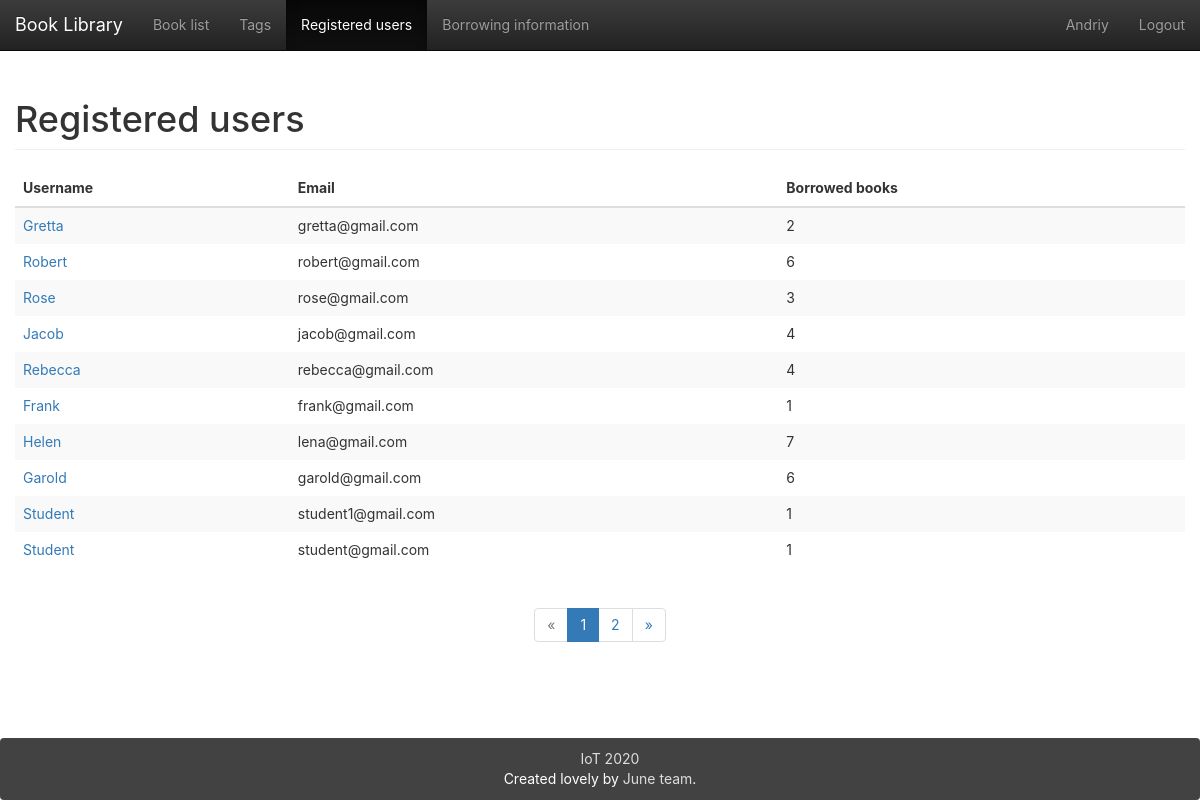
/users/ (signed in), run on the app's committed database.
### app/models.py (models this page shows, shortened)
class User(UserMixin, db.Model):
    __tablename__ = 'users'
    id = db.Column(db.Integer, primary_key=True)
    email = db.Column(db.String(64), unique=True)
    name = db.Column(db.String(64))
    password_hash = db.deferred(db.Column(db.String(128)))
    major = db.Column(db.String(128))
    role_id = db.Column(db.Integer, db.ForeignKey('roles.id'))
    headline = db.Column(db.String(32), nullable=True)
    about_me = db.deferred(db.Column(db.Text, nullable=True))
    about_me_html = db.deferred(db.Column(db.Text, nullable=True))
    avatar = db.Column(db.String(128))
    category = db.Column(db.Integer)
    member_since = db.Column(db.DateTime(), default=datetime.utcnow)
    balance = db.Column(db.Float())
    transactions = db.relationship('Transaction',
                           backref=db.backref('user', lazy='joined'),
                           lazy='dynamic',
                           cascade='all, delete-orphan')
    @property
    def password(self):
        raise AttributeError('password is not readable attribute')
    def can(self, permissions):
        return self.role is not None and \
               (self.role.permissions & permissions) == permissions
    logs = db.relationship('Log',
                           backref=db.backref('user', lazy='joined'),
                           lazy='dynamic',
                           cascade='all, delete-orphan')
    comments = db.relationship('Comment',
                               backref=db.backref('user', lazy='joined'),
                               lazy='dynamic',
                               cascade='all, delete-orphan')

### app/main/user/views.py (the view)
@user.route('/')
@login_required
def index():
    page = request.args.get('page', 1, type=int)
    pagination = User.query.order_by(User.id.desc()).paginate(page, per_page=10)
    users = pagination.items
    return render_template("user.html", users=users, pagination=pagination, title=u"Registered users")

### app/main/__init__.py (called while the page is built)
@lm.user_loader
def load_user(id):
    return User.query.get(int(id))

### app/main/index/views.py (called while the page is built)
@main.app_context_processor
def inject_permissions():
    return dict(Permission=Permission)

### app/main/user/templates/user.html
{% extends "base.html" %}
{% from "bootstrap/pagination.html" import render_pagination %}
{% block mycontent %}
    <table class="table table-striped table-hover">
        <h1 class="page-header">{{ title }}</h1>
        <thead>
        <tr>
            <th>Username</th>
            <th>Email</th>
            <th>Borrowed books</th>
        </tr>
        </thead>
        <tbody>
        {% for user in users %}
            <tr class="animated fadeIn delay-{{ loop.index0 }}">
                <td><a href="{{ url_for('user.detail',user_id=user.id) }}">{{ user.name }}</a></td>
                <td>{{ user.email }}</td>
                <td>{{ user.logs.count() }}</td>
            </tr>
        {% endfor %}
        </tbody>
    </table>
    {% if pagination and pagination.pages > 1 %}
        <div class="container-fluid text-center">
            {{ render_pagination(pagination) }}
        </div>
    {% endif %}
{% endblock %}

### app/templates/base.html (shortened to what this page needs)
{%- extends "bootstrap/base.html" -%}
{%- from 'bootstrap/utils.html' import flashed_messages,icon -%}
{%- block styles -%}
    <link href="{{ url_for('static',filename='css/bootstrap.min.css') }}" rel="stylesheet">
    <link href="{{ url_for('static',filename='css/bootstrap-theme.min.css') }}" rel="stylesheet">
    <link href="{{ url_for('static',filename='css/main.css') }}" rel="stylesheet">
{%- endblock -%}
{%- block body_attribs %} class="Site"{%- endblock -%}
{%- block navbar -%}
    <nav class="navbar  navbar-inverse navbar-fixed-top">
        <div class="container-fluid">
            <div class="navbar-header">
                <a class="navbar-brand" href="{{ url_for('main.index') }}">Book Library</a>
            </div>
            <div class="collapse navbar-collapse" id="bs-example-navbar-collapse-1">
                <ul class="nav navbar-nav">
                    <li {%- if request.path == url_for('book.index') %} class="active"{%- endif -%} ><a
                            href="{{ url_for('book.index') }}">Book list</a></li>
                    {%- if current_user.is_authenticated -%}
                        <li {%- if request.path == url_for('book.tags') %} class="active"{%- endif -%} ><a
                                href="{{ url_for('book.tags') }}">Tags</a></li>
                        <li {%- if request.path == url_for('user.index') %} class="active"{%- endif -%} ><a
                                href="{{ url_for('user.index') }}">Registered users</a></li>
                        <li {%- if request.path == url_for('log.index') %} class="active"{%- endif -%} ><a
                                href="{{ url_for('log.index') }}">Borrowing information</a></li>
                    {%- endif -%}
                </ul>
                <ul class="nav navbar-nav navbar-right">
                    {%- if current_user.is_authenticated -%}
                        <li  >
                            <a href="{{ url_for('user.detail',user_id=current_user.id) }}">{{ current_user.name }}</a>
                        </li>
                        <li><a href="{{ url_for('auth.logout') }}">Logout</a></li>
                    {%- else -%}
                        <li><a href="{{ url_for('auth.login') }}">Login</a></li>
                    {%- endif -%}
                </ul>
            </div>
        </div>
    </nav>
{%- endblock -%}
{%- block content -%}
    <main class="container-fluid Site-content">
        {%- block mycontent -%}{%- endblock -%}
    </main>
    <footer class="panel panel-inverse">
        <div id="site-footer-content">
            <div><a href="https://github.com/falsefox13/Library" target="_blank"><span
                    class="icon icon--github"><svg
                    viewBox="0 0 16 16">
                </svg></span><span class="username"> IoT 2020 </span></a></div>
            <span class="line-wrap">Created lovely by <a href="https://github.com/falsefox13/Library">June team</a>.</span>
        </div>
    </footer>
{%- endblock -%}

### app/static/css/main.css (style rules this page uses)
html, body { height: 100%; width: 100%; margin: 0; padding: 0; }
.Site { display: -webkit-box; display: -moz-box; display: -ms-flexbox; display: -webkit-flex; display: flex; flex-direction: column; }
.Site-content { -webkit-box-flex: 1 0 auto; -moz-box-flex: 1 0 auto; -webkit-flex: 1 0 auto; -ms-flex: 1 0 auto; flex: 1 0 auto; width: 100%; margin-top: 60px; }
.panel.panel-inverse { -webkit-box-flex: none; -moz-box-flex: none; -webkit-flex: none; -ms-flex: none; flex: none; margin-bottom: 0; background-color: #424242; color: white; text-align: center; padding: 1rem; }
.panel.panel-inverse a { color: #ddd; }
.line-wrap { display: inline-block; }
.icon > svg { display: inline-block; width: 16px; height: 16px; vertical-align: middle; }
html, body, main { font-family: -apple-system, "Helvetica Neue", Helvetica, Arial, sans-serif; }
.animated { -webkit-animation-fill-mode: both; -moz-animation-fill-mode: both; -ms-animation-fill-mode: both; -o-animation-fill-mode: both; animation-fill-mode: both; -webkit-animation-duration: 1s; -moz-animation-duration: 1s; -ms-animation-duration: 1s; -o-animation-duration: 1s; animation-duration: 1s; }
.delay-0 { -webkit-animation-delay: .05s; -moz-animation-delay: .05s; -o-animation-delay: .05s; animation-delay: .05s; }
.delay-1 { -webkit-animation-delay: .10s; -moz-animation-delay: .10s; -o-animation-delay: .10s; animation-delay: .10s; }
.delay-2 { -webkit-animation-delay: .15s; -moz-animation-delay: .15s; -o-animation-delay: .15s; animation-delay: .15s; }
.delay-3 { -webkit-animation-delay: .20s; -moz-animation-delay: .20s; -o-animation-delay: .20s; animation-delay: .20s; }
.delay-4 { -webkit-animation-delay: .25s; -moz-animation-delay: .25s; -o-animation-delay: .25s; animation-delay: .25s; }
.delay-5 { -webkit-animation-delay: .30s; -moz-animation-delay: .30s; -o-animation-delay: .30s; animation-delay: .30s; }
.delay-6 { -webkit-animation-delay: .35s; -moz-animation-delay: .35s; -o-animation-delay: .35s; animation-delay: .35s; }
.delay-7 { -webkit-animation-delay: .40s; -moz-animation-delay: .40s; -o-animation-delay: .40s; animation-delay: .40s; }
.delay-8 { -webkit-animation-delay: .45s; -moz-animation-delay: .45s; -o-animation-delay: .45s; animation-delay: .45s; }
.delay-9 { -webkit-animation-delay: .50s; -moz-animation-delay: .50s; -o-animation-delay: .50s; animation-delay: .50s; }
.fadeIn { -webkit-animation-name: fadeIn; -moz-animation-name: fadeIn; -o-animation-name: fadeIn; animation-name: fadeIn; }
.table.table-striped { border: none; }
.table.table-striped td { border: none; }

### data on the page
User: name "Andriy"
User: name "Gretta", email "gretta@gmail.com", logs.count "2"
User: name "Robert", email "robert@gmail.com", logs.count "6"
User: name "Rose", email "rose@gmail.com", logs.count "3"
User: name "Jacob", email "jacob@gmail.com", logs.count "4"
User: name "Rebecca", email "rebecca@gmail.com", logs.count "4"
User: name "Frank", email "frank@gmail.com", logs.count "1"
User: name "Helen", email "lena@gmail.com", logs.count "7"
User: name "Garold", email "garold@gmail.com", logs.count "6"
User: name "Student", email "student1@gmail.com", logs.count "1"
User: name "Student", email "student@gmail.com", logs.count "1"

### other printed values
{{ title }} "Registered users"
{{ render_pagination(pagination) }} "« 1 2 »"
